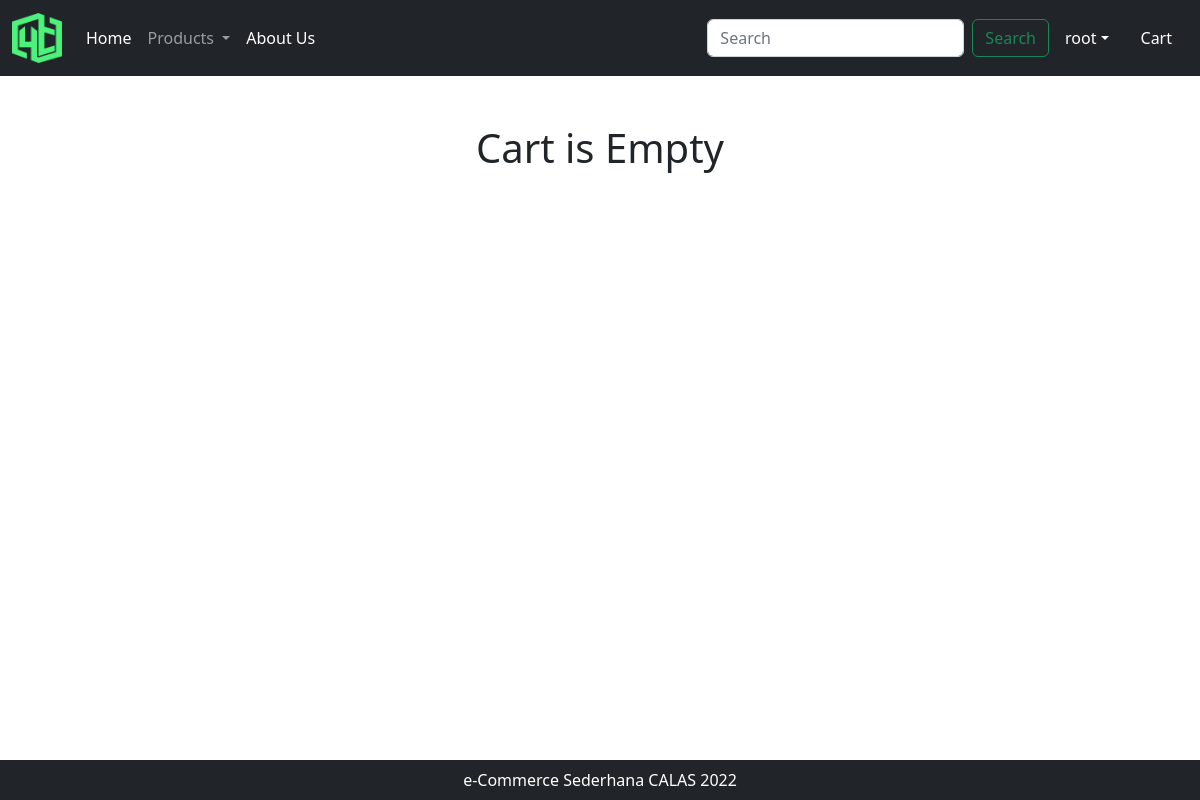
The app's page /cart/ (signed in), older data.
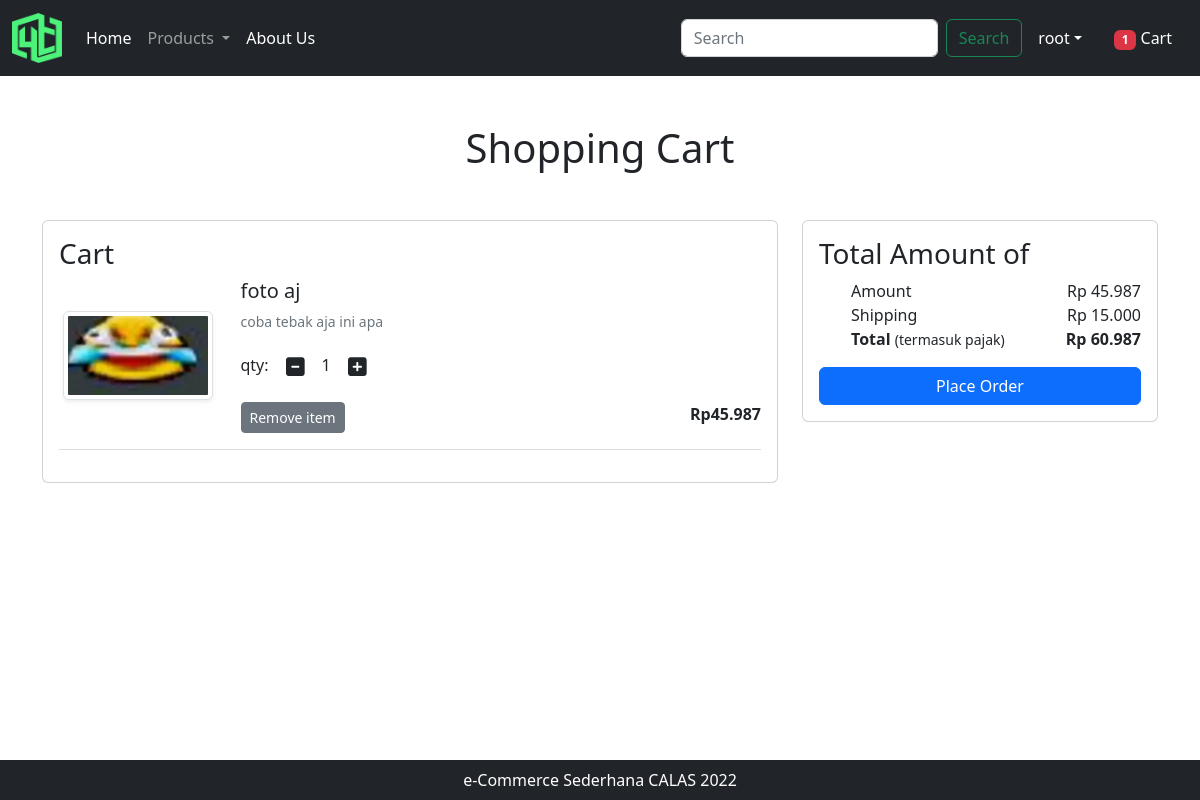
The same page, newer data.
### app/models.py (models this page shows, shortened)
class Cart(models.Model):
    user = models.ForeignKey(User, on_delete=models.CASCADE)
    barang = models.ForeignKey(Barang, on_delete=models.CASCADE)
    qty = models.PositiveIntegerField(default=1)

class Barang(models.Model):
    nama = models.CharField(max_length=50, null=False)
    kategori = models.CharField(choices=KATEGORI_CHOICES, null=False, max_length=15)
    harga = models.FloatField(null=False)
    deskripsi = models.TextField(null = False)
    foto = models.ImageField(upload_to='product', null=False)

### app/views.py (the view)
# urls.py: path('cart/', views.show_cart, name='showcart'),
@login_required
def show_cart(request):
    user = request.user
    cart = Cart.objects.filter(user=user)
    amount = 0
    for p in cart:
        value = p.qty * p.barang.harga
        amount = amount + value
    totalamount = amount + 15.000
    totalitem = 0
    if request.user.is_authenticated:
        totalitem = len(Cart.objects.filter(user=request.user))
    return render(request, 'app/addtocart.html', locals())

### app/templates/app/addtocart.html (shortened to what this page needs)
{% extends 'app/base.html' %}
{% load static %}
{% block main-content %}
<div class="container my-5">
    <div class="row">
        {% if cart %}
        <h1 class="text-center mb-5">Shopping Cart</h1>
        <div class="col-sm-8">
            <div class="card">
                <div class="card-body">
                    <h3>Cart</h3>
                    {% for item in cart %}
                    <div class="row">
                        <div class="col-sm-3 text-center align-self-center">
                            <img src="{{item.barang.foto.url}}" alt="" srcset="" class="img-fluid img-thumbnail shadow-sm" height="150" width="150">
                        </div>
                        <div class="col-sm-9">
                            <div>
                                <h5>{{item.barang.nama}}</h5>
                                <p class="mb-2 text-muted small">{{item.barang.deskripsi}}</p>
                                <div class="my-3">
                                    <label for="quantity">qty: </label>
                                    <a class="minus-cart btn" pid={{item.barang.id}} ><i class="fas fa-minus-square fa-lg"></i></a>
                                    <span id="quantity">{{item.qty}}</span>
                                    <a class="plus-cart btn" pid={{item.barang.id}} ><i class="fas fa-plus-square fa-lg"></i></a>
                                </div>
                                <div class="d-flex justify-content-between">
                                    <a href="#" class="remove-cart btn btn-sm btn-secondary mr-3" pid={{item.barang.id}}>Remove item</a>
                                    <p class="mb-0"><span><strong>Rp{{item.barang.harga}}</strong></span></p>
                                </div>
                            </div>
                        </div>
                    </div>
                    <hr class="text-muted">
                    {% endfor %}
                </div>
            </div>
        </div>
        <div class="col-sm-4">
            <div class="card">
                <div class="card-body">
                    <h3>Total Amount of</h3>
                    <ul class="class-group">
                        <li class="list-group-item d-flex justify-content-between align-items-center border-0 px-0 pb-0">Amount <span id="amount">Rp {{amount}}</span></li>
                        <li class="list-group-item d-flex justify-content-between align-items-center px-0">Shipping <span id="amount">Rp 15.000</span></li>
                        <li class="list-group-item d-flex justify-content-between align-items-center border-0 px-0 mb-3">
                            <div>
                                <strong>Total</strong> <small>(termasuk pajak)</small>
                            </div>
                            <span id="totalamount"><strong>Rp {{totalamount}}</strong></span>
                        </li>
                    </ul>
                    <div class="d-grid"><a href="{% url 'checkout' %}" class="btn btn-primary">Place Order</a></div>
                </div>
            </div>
        </div>
        {% else %}
        <h1 class="text-center mb-5">Cart is Empty</h1>
        {% endif %}
    </div>
</div>
{% endblock main-content %}

### app/templates/app/base.html (shortened to what this page needs)
<!DOCTYPE html>
{% load static %}
<html lang="en">
<head>
    <link href="https://cdn.jsdelivr.net/npm/bootstrap@5.2.3/dist/css/bootstrap.min.css" rel="stylesheet">
    <link rel="stylesheet" href="{% static 'app/css/owl.carousel.min.css' %}"/>
    <link rel="stylesheet" href="{% static 'app/css/all.min.css' %}"/>
    <link rel="stylesheet" href="{% static 'app/css/style.css' %}"/>
</head>
<body>
    <nav class="navbar navbar-expand-lg navbar-dark bg-dark">
        <div class="container-fluid">
          <a class="navbar-brand" href="#">
            <img src="{% static 'app/images/YC.png' %}" width="50" height="50">
          </a>
          <div class="collapse navbar-collapse" id="navbarSupportedContent">
            <ul class="navbar-nav me-auto mb-2 mb-lg-0">
              {% if user.is_authenticated %}
              <li class="nav-item">
                <a class="nav-link active" aria-current="page" href="/">Home</a>
              </li>
              <li class="nav-item dropdown">
                <a class="nav-link dropdown-toggle" href="#" role="button" data-bs-toggle="dropdown" aria-expanded="false">
                  Products
                </a>
              </li>
              <li class="nav-item">
                <a class="nav-link text-white" href="{% url 'tentang' %}">About Us</a>
              </li>
            </ul>
            <form class="d-flex" role="search" action="/search">
              <input class="form-control me-2" type="search" placeholder="Search" name="search" aria-label="Search">
              <button class="btn btn-outline-success" type="submit">Search</button>
            </form>
          </div>
          <ul class="navbar-nav me-auto mb-2 mb-lg-0">
            <li class="nav-item dropdown mx-2">
              <a class="nav-link dropdown-toggle text-white" href="#" id="profileDropdown" role="button" data-bs-toggle="dropdown" aria-expanded="false">{{user}}</a>
            </li>
            <li class="nav-item mx-2">
              <a href="{% url 'showcart' %}" class="nav-link text-white"><span class="badge bg-danger">{% if totalitem > 0 %} {{totalitem}} {% endif %}</span> Cart</a>
            </li>
            {% endif %}
          </ul>
        </div>
      </nav>
      {% block main-content %}{% endblock main-content %}
      <footer class="container-fluid bg-dark text-center p-2 mt-5 text-white fixed-bottom">
        e-Commerce Sederhana CALAS 2022
      </footer>
</body>
</html>

Row changes from the older to the newer data that the page shows:
added Cart: barang.foto (picture), barang.nama "foto aj", barang.deskripsi "coba tebak aja ini apa", qty "1", barang.harga "45.987"
Text that changed along with them:
{{ totalitem }}: (not shown) → "1"
{{ amount }}: (not shown) → "45.987"
{{ totalamount }}: (not shown) → "60.987"
text no longer shown: "Cart is Empty"
text now shown: "Shopping Cart Cart Total Amount of Amount Rp Shipping Rp 15.000 Total (termasuk pajak) Rp Place Order"
